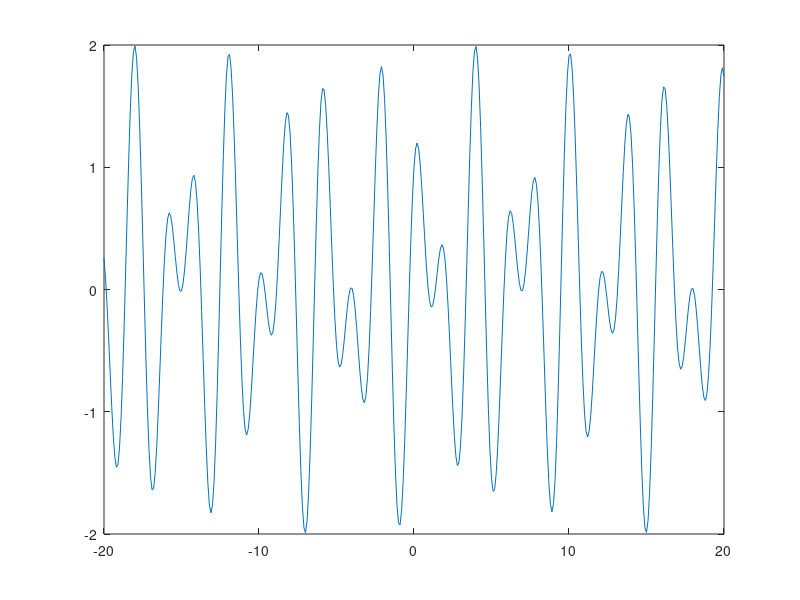

This figure's MATLAB source:
clear all;
t=-20:0.1:20;
 x=sin(2*t)+cos(pi*t);
% x=1./(t-5);
% x=(-1).^t;
% x=(-t).*(-T/2<t)+(-t).*(t<T/2)+(t-T);
plot(t,x)
